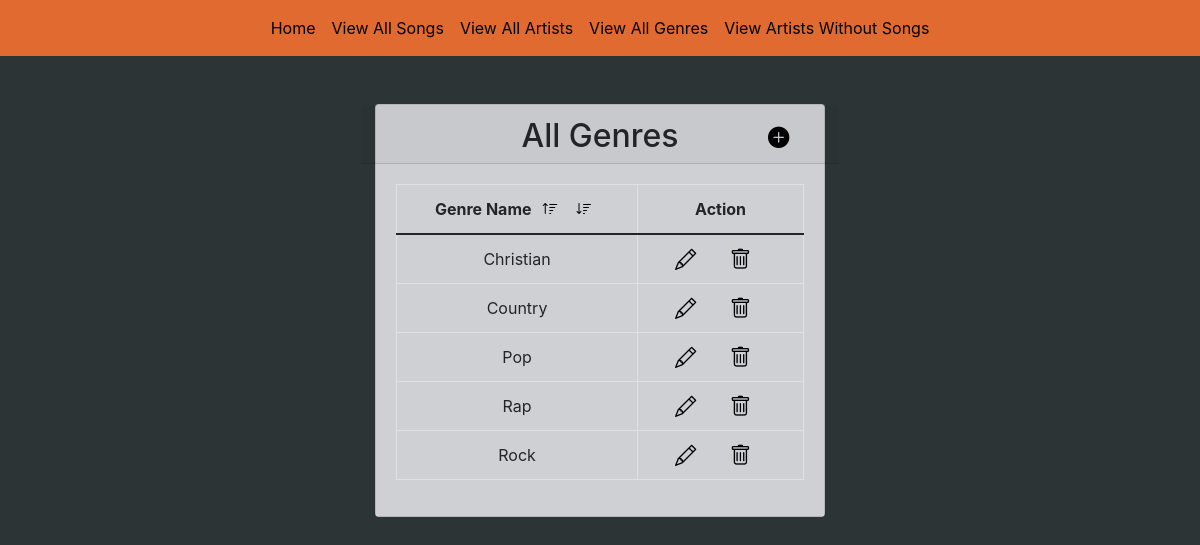
Screenshot of /all_genre.php with the database file from the repository.
### tables this page shows
CREATE TABLE genres ( 
	genre_id INT NOT NULL PRIMARY KEY  AUTO_INCREMENT , 
	genre VARCHAR(50) NOT NULL
);

### all_genre.php (the view)
<?php
require 'db.php';
$genre_info = 'SELECT genre_id, genre FROM genres';
if (isset($_GET['order']) && isset($_GET['sort'])) {
    if ($_GET['sort'] == 'asc') {
        $order = addslashes(trim($_GET['order']));
        $sort = addslashes(trim($_GET['sort']));
        $genre_info .= " ORDER BY $order $sort";
    } else {
        $order = addslashes(trim($_GET['order']));
        $sort = 'desc';
        $genre_info .= " ORDER BY $order $sort";
    }
} else {
    $genre_info .= " ORDER BY genre ASC";
}
$genre_query = $connection->prepare($genre_info);
$genre_query->execute();
$genre = $genre_query->fetchAll(PDO::FETCH_OBJ);
?>
<?php require 'header.php'; ?>
<div class="container" style="width: 30rem;">
    <div class="card mt-5 mb-5">
        <div class="card-header row">
            <div class="col-2"></div>
            <h2 class="col-8 text-center">All Genres</h2>
            <a href="create_genre.php" class="col-2 mt-2">
                <i class="bi bi-plus-circle-fill fa-lg" data-title="Create Genre"></i>
            </a>
        </div>
        <div class="card-body">
            <table class="table table-bordered">
                <thead>
                    <tr class="text-center">
                        <th>Genre Name
                            <a href="?order=genre&sort=asc"><i class="bi bi-sort-up"></i></a>
                            <a href="?order=genre&sort=desc"><i class="bi bi-sort-down"></i></a>
                        </th>
                        <th>Action</th>
                    </tr>
                </thead>
                <?php foreach ($genre as $info) : ?>
                    <tr class="text-center">
                        <td><?= $info->genre; ?></td>
                        <td>
                            <a href="edit_genre.php?genre_id=<?= $info->genre_id ?>">
                                <i class="bi bi-pencil fa-lg" data-title="Edit Genre"></i>
                            </a>
                            <a onclick="return confirm('Are you sure you want to delete <?php echo $genre; ?>?')" href="delete_genre.php?genre_id=<?= $info->genre_id ?>" class="col-2 mt-2">
                                <i class="bi bi-trash fa-lg" data-title="Delete Genre"></i>
                            </a>
                        </td>
                    </tr>
                <?php endforeach; ?>
            </table>
        </div>
    </div>
</div>
<?php require 'footer.php'; ?>

### style.css (style rules this page uses)
body { background-color: #2D3436; }
a { color: black !important; }
i { padding: 7px; }
.card, .card-body, .list-group-item, option { background-color: #cfd0d3; }
.card-header { padding-bottom: 0rem; }
[data-title]:after { content: attr(data-title); position: absolute; bottom: -1.6em; left: 100%; padding: 4px 4px 4px 8px; color: #222; background-color: cadetblue; font-size: x-small; font-weight: bold; white-space: nowrap; border-radius: 5px; box-shadow: 0px 0px 4px #222; opacity: 0; z-index: 99999; visibility: hidden; }
[data-title] { position: relative; }

### rows the page displays
genres: genre "Christian"
genres: genre "Country"
genres: genre "Pop"
genres: genre "Rap"
genres: genre "Rock"
